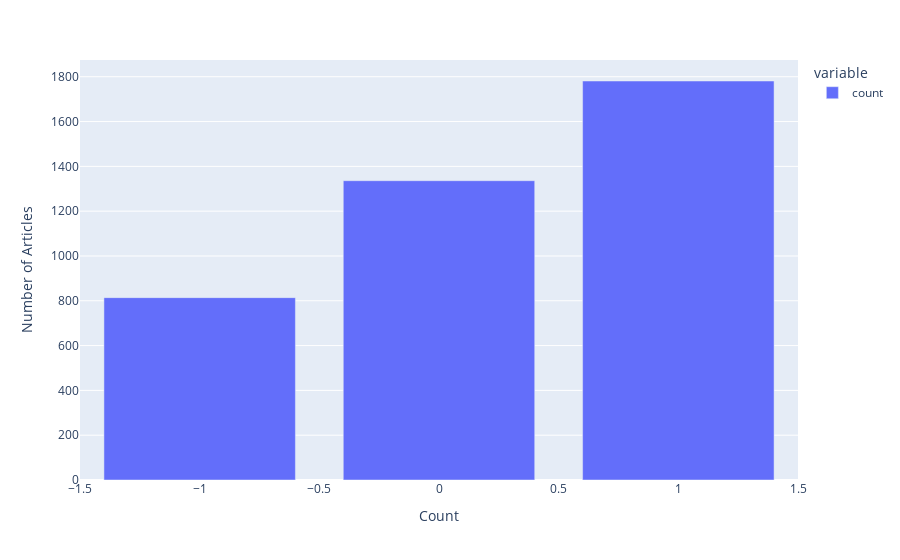

Write notebook code for a chart like this one.
### Code cell
import matplotlib.pyplot as plt

fig = training_news.label.value_counts().plot(kind='bar', backend='plotly')

fig.update_layout(
    xaxis_title='Count',
    yaxis_title='Number of Articles',
)

### Figure 1 — Plotly figure (JSON) as saved in the notebook; plotly's stock layout.template omitted (floating-point values rounded to 4 significant figures)
{"data": [{"alignmentgroup": "True", "hovertemplate": "variable=count<br>label=%{x}<br>value=%{y}<extra></extra>", "legendgroup": "count", "marker": {"color": "#636efa", "pattern": {"shape": ""}}, "name": "count", "offsetgroup": "count", "orientation": "v", "showlegend": true, "textposition": "auto", "type": "bar", "x": [1, 0, -1], "xaxis": "x", "y": [1781, 1336, 814], "yaxis": "y"}], "layout": {"barmode": "relative", "legend": {"title": {"text": "variable"}, "tracegroupgap": 0}, "margin": {"t": 60}, "xaxis": {"anchor": "y", "domain": [0, 1], "title": {"text": "Count"}}, "yaxis": {"anchor": "x", "domain": [0, 1], "title": {"text": "Number of Articles"}}}}
